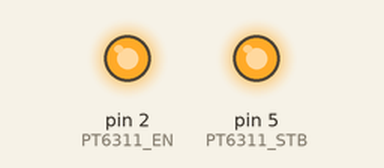
A sketch run on a simulated Arduino Uno, built with avr-gcc and run on an emulated ATmega328P. On the bench: output pins drawn as LEDs (lit = HIGH). Pins used as bus, display or sensor lines are not drawn.

Above: at 0.1 s.
Timing chart, 0 to 1.6 s (numbered marks = the images above):
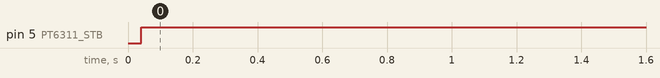

Measured:
- by itself, pin 5 (PT6311_STB): LOW → HIGH at 0.04 s

The sketch:

vfd.ino
```cpp
//定义亮度
#define liang1 800  //800
#define liang2 680  //680
#define liang3 600  //600
#define liang4 480  //480
#define liang5 400  //400
#define liang6 280  //280
#define liang7 200  //200

//定义引脚
const int PT6311_EN =2;
const int PT6311_DATA =3;
const int PT6311_CLK =4;
const int PT6311_STB =5;

//定义数值
bool DATA_VAL;
int lightValue = 0;

//定义16进制
unsigned char zhuanpan = 0x00;
unsigned char liang = 0x0f;

char zp[]={0xff,0xdf,0xcf,0xc7,0xc3,0xc1,0xc0,0x40};//转盘组合显示
char zp1[]={0x20,0x10,0x08,0x04,0x02,0x01,0x40,0x80};//转盘定位显示

char net[]={0x20,0x10,0x08,0x04,0x02,0x01,0x40,0x80};//6红点 7文字

char ub[] = {0x80,0x40,0x20,0x10,0x08,0x04,0x02,0x01};//USB定位显示
char us[]={0x80,0xc0,0xe0,0xf0,0xf8,0xfc,0xfe,0xff};//USB组合显示

char zx[] = {0x01,0x02,0x04,0x08,0x10,0x20,0x40,0x80};//前四位红点 0x10DVD 0x20REC右  0x40HDD 0x80REC左

const unsigned char table2[]={0x0f,0x65,0x2d};
const unsigned char zhuanp[]={0x11,0x22,0x44,0x88}; //转盘数值
const unsigned char table0[]={0x77,0x12,0x6b,0x5b,0x1e,0x5d,0x7d,0x13,0x7f,0x5f,0x88};//数字不带冒号
const unsigned char table1[]={0xf7,0x92,0xeb,0xdb,0x9e,0xdd,0xfd,0x93,0xff,0xdf,0x08};//数字带冒号

//定义显示数字/米字对应的16进制
const unsigned char MM[][2]={
        {0x31,  0x46},//0
        {0x10,  0x02},//1
        {0xd1,  0x45},//2
        {0xd1,  0x43},//3
        {0xf0,  0x03},//4
        {0xe1,  0x43},//5
        {0xe1,  0x47},//6
        {0x11,  0x02},//7
        {0xf1,  0x47},//8
        {0xf1,  0x43},//9
        {0x00,  0x00},//    10
        {0xc0,  0x01},// -  11
        {0x88,  0x08},// /  12
        {0xf1,  0x07},//A   13
        {0xd5,  0x52},//B   14
        {0x21,  0x44},//C   15
        {0x95,  0x52},//D   16
        {0xe1,  0x45},//E   17
        {0xe1,  0x05},//F   18
        {0x61,  0x46},//G   19
        {0xf0,  0x07},//H   20
        {0x85,  0x50},//I   21
        {0x10,  0x46},//J   22
        {0xa8,  0x25},//K   23
        {0x20,  0x44},//L   24
        {0xba,  0x06},//M   25
        {0xb2,  0x26},//N   26
        {0x31,  0x46},//O   27
        {0xf1,  0x05},//P   28
        {0x31,  0x66},//Q   29
        {0xf1,  0x25},//R   30
        {0xe1,  0x43},//S   31
        {0x85,  0x10},//T   32
        {0x30,  0x46},//U   33
        {0xa8,  0x0c},//V   34
        {0xb0,  0x2e},//W   35
        {0x8a,  0x28},//X   36
        {0x8a,  0x10},//Y   37
        {0x89,  0x48},//Z   38
        {0xc4,  0x11},//+  39
 };

//数字缓存　米字缓存
unsigned char MZ[5]={10,10,10,10,10};
unsigned char SZ[6]={0,0,0,0,0,0};

//图标16进制
//四个图标
unsigned char AUTO[] ={0x00,0xff};
unsigned char EPG[] ={0x00,0xff};
unsigned char TRANS[] ={0x00,0xff};
unsigned char MAIL[] ={0x00,0xff};
unsigned char RATE[] ={0x00,0xff};
//USB
unsigned char USB1=0x00;
unsigned char USB2=0x00;
unsigned char USB3=0x00;
unsigned char USB4=0x00;
//方块
unsigned char AUTO1=0x00;
unsigned char EPG1=0x00;
unsigned char TRANS1=0x00;
unsigned char MAIL1=0x00;
unsigned char RATE1=0x00;
unsigned char TITLE1=0x00;
unsigned char CHP1=0x00;
unsigned char TRK1=0x00;
//network
unsigned char networkh=0x00;
unsigned char networkl=0x00;

//米字显示
void mz_display(int a,int b){
  for(int i = 0;i<5;i++){
    if(a==i){
      MZ[i]=table0[b];
  }
 }
}

//数字显示
void sz_dispaly(int a,int b){
  for(int i = 0;i<6;i++){
    if(a==i){
      SZ[i]=table0[b];
  }
 }
}

//清空数字
void clearsz(){
  for(int i=0;i<6;i++){
    SZ[i]=0x00;
  }
}

//清空米字
void clearmz(){
  for(int i=0;i<5;i++){
    MZ[i]=0x00;
  }
}

void vfd_display(){
  PT6311_3();

  write_PT6311(MM[MZ[4]][0]);
  write_PT6311(MM[MZ[4]][1]);

  write_PT6311(0x00);

  write_PT6311(MM[MZ[3]][0]);
  write_PT6311(MM[MZ[3]][1]);

  write_PT6311(TRK1);   //TRK

  write_PT6311(MM[MZ[2]][0]);
  write_PT6311(MM[MZ[2]][1]);

  write_PT6311(CHP1);   //CHP

  write_PT6311(MM[MZ[1]][0]);
  write_PT6311(MM[MZ[1]][1]);

  write_PT6311(RATE1);   //RATE

  write_PT6311(MM[MZ[0]][0]);
  write_PT6311(MM[MZ[0]][1]);

  write_PT6311(TITLE1);   //TITLE

  write_PT6311(SZ[0]);
  write_PT6311(SZ[5]);

  write_PT6311(TRANS1);   //TRANS

  write_PT6311(SZ[3]);
  write_PT6311(SZ[4]);

  write_PT6311(AUTO1);   //AUTO

  write_PT6311(SZ[1]);
  write_PT6311(SZ[2]);

  write_PT6311(EPG1);   //EPG

  write_PT6311(zhuanpan);   //转盘
  write_PT6311(zx);   //HDD REC DVD REC ....
  write_PT6311(USB1);
  write_PT6311(USB3);   //USB
  write_PT6311(USB2);   //USB
  write_PT6311(USB4);   //USB
  write_PT6311(networkh);   //network上
  write_PT6311(networkl);   //network下
  write_PT6311(MAIL1);   //MAIL
  write_PT6311(0x00);
  PT6311_4();
}

//芯片部分
void write_PT6311(unsigned char dat)
{
   unsigned char i;
   for(i=0;i<8;i++)
   {
    DATA_VAL=dat&0x01;
    //DATA=CY;
    digitalWrite(PT6311_DATA, DATA_VAL);
    digitalWrite(PT6311_CLK, HIGH);//CLK=1;
    digitalWrite(PT6311_CLK, LOW);//CLK=0;
    dat=dat>>1;
   }
}
void PT6311_1()
 {
   digitalWrite(PT6311_STB, LOW);//PT6311_STB_LOW;
   digitalWrite(PT6311_STB, HIGH);//PT6311_STB_HIGH;
   write_PT6311(0x0a);
 }
void PT6311_2()
 {
   digitalWrite(PT6311_STB, LOW); //PT6311_STB_LOW;
   digitalWrite(PT6311_STB, HIGH);//PT6311_STB_HIGH;
   write_PT6311(0x40);
 }
void PT6311_3()
{
  digitalWrite(PT6311_STB, LOW); //PT6311_STB_LOW;
  digitalWrite(PT6311_STB, HIGH);//PT6311_STB_HIGH;
  write_PT6311(0xc0);
}


void PT6311_4()
 {
   digitalWrite(PT6311_STB, LOW); //PT6311_STB_LOW;
   digitalWrite(PT6311_STB, HIGH);//PT6311_STB_HIGH;
   write_PT6311(liang); //= 4 11/16  = 5 12/16   = 6 13/16  = 7 14/16
 }

//初始化部分
void setup(){
  //设置引脚模式
  pinMode(PT6311_EN, OUTPUT);
  pinMode(PT6311_DATA, OUTPUT);
  pinMode(PT6311_CLK, OUTPUT);
  pinMode(PT6311_STB, OUTPUT);

  digitalWrite(PT6311_EN, HIGH);//开启屏幕

  PT6311_1();
  PT6311_2();
  PT6311_3();

  for(int i=0;i<20;i++){
    write_PT6311(0x00);
    write_PT6311(0x00);
 }
  liang=0x8f; //设置亮度为0x8f
}


void loop(){
  /*例程1-使用函数显示数字
  sz_display(0,0);//第一位为选位 第二位为显示数字 目前用语言描述为 在第0位（1个数字）显示0
  vfd_display();  //VFD更新显示，设定完数据之后使用此函数会更新显示
  */

  /*例程2-高级使用函数显示数字
  for(int i = 0;i<6;i++){
    for(int a = 0;a<10;a++){
      sz_display(i,a);
      vfd_display();
    }
  }
*/

  /*例程3-使用米字函数显示数字
  mz_display(0,1);//第一位为选为 第二位为显示字符 这里显示数字0-9 输入0-9即可
  vfd_display();
  */

  /*例程4-使用米字函显示字符
  mz_display(0,13);//13对应的是A 详情见最上面的表
  vfd_display();
  */

  /*例程5-使用16进制显示其他的图标
  zhuanpan = zp[1];//各种变量可以在vfd_display找到 这里是让转盘显示第一瓣 对应的16进制最上面的变量也定义了 直接使用即可
  vfd_display();
  */
}
```
